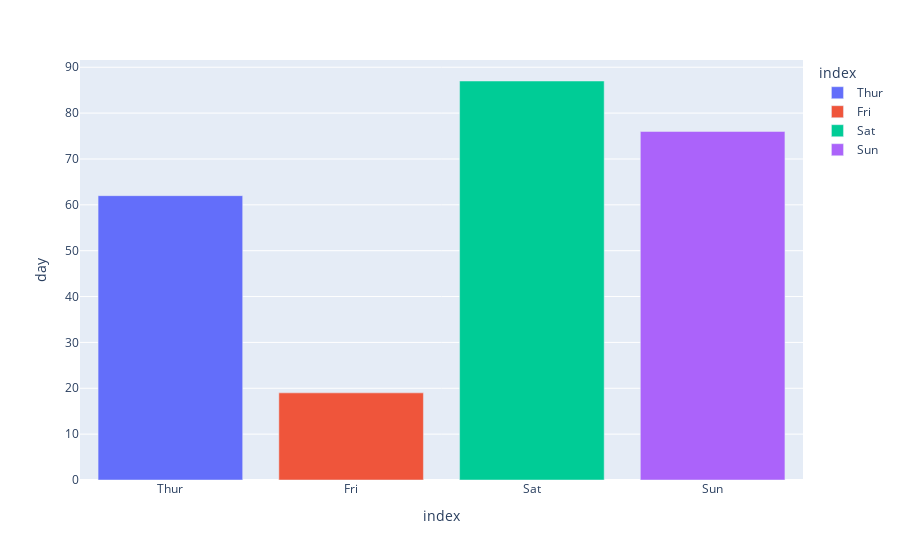

The cell this chart's notebook holds for it:
### Code cell
a= df.groupby('day')['day'].count()
px.bar(a,x=a.index,y='day',color=a.index)

### Figure 1 — Plotly figure (JSON) as saved in the notebook; plotly's stock layout.template omitted (floating-point values rounded to 4 significant figures)
{"data": [{"alignmentgroup": "True", "hovertemplate": "index=%{x}<br>day=%{y}<extra></extra>", "legendgroup": "Thur", "marker": {"color": "#636efa", "pattern": {"shape": ""}}, "name": "Thur", "offsetgroup": "Thur", "orientation": "v", "showlegend": true, "textposition": "auto", "type": "bar", "x": ["Thur"], "xaxis": "x", "y": [62], "yaxis": "y"}, {"alignmentgroup": "True", "hovertemplate": "index=%{x}<br>day=%{y}<extra></extra>", "legendgroup": "Fri", "marker": {"color": "#EF553B", "pattern": {"shape": ""}}, "name": "Fri", "offsetgroup": "Fri", "orientation": "v", "showlegend": true, "textposition": "auto", "type": "bar", "x": ["Fri"], "xaxis": "x", "y": [19], "yaxis": "y"}, {"alignmentgroup": "True", "hovertemplate": "index=%{x}<br>day=%{y}<extra></extra>", "legendgroup": "Sat", "marker": {"color": "#00cc96", "pattern": {"shape": ""}}, "name": "Sat", "offsetgroup": "Sat", "orientation": "v", "showlegend": true, "textposition": "auto", "type": "bar", "x": ["Sat"], "xaxis": "x", "y": [87], "yaxis": "y"}, {"alignmentgroup": "True", "hovertemplate": "index=%{x}<br>day=%{y}<extra></extra>", "legendgroup": "Sun", "marker": {"color": "#ab63fa", "pattern": {"shape": ""}}, "name": "Sun", "offsetgroup": "Sun", "orientation": "v", "showlegend": true, "textposition": "auto", "type": "bar", "x": ["Sun"], "xaxis": "x", "y": [76], "yaxis": "y"}], "layout": {"barmode": "relative", "legend": {"title": {"text": "index"}, "tracegroupgap": 0}, "margin": {"t": 60}, "xaxis": {"anchor": "y", "categoryarray": ["Thur", "Fri", "Sat", "Sun"], "categoryorder": "array", "domain": [0, 1], "title": {"text": "index"}}, "yaxis": {"anchor": "x", "domain": [0, 1], "title": {"text": "day"}}}}
